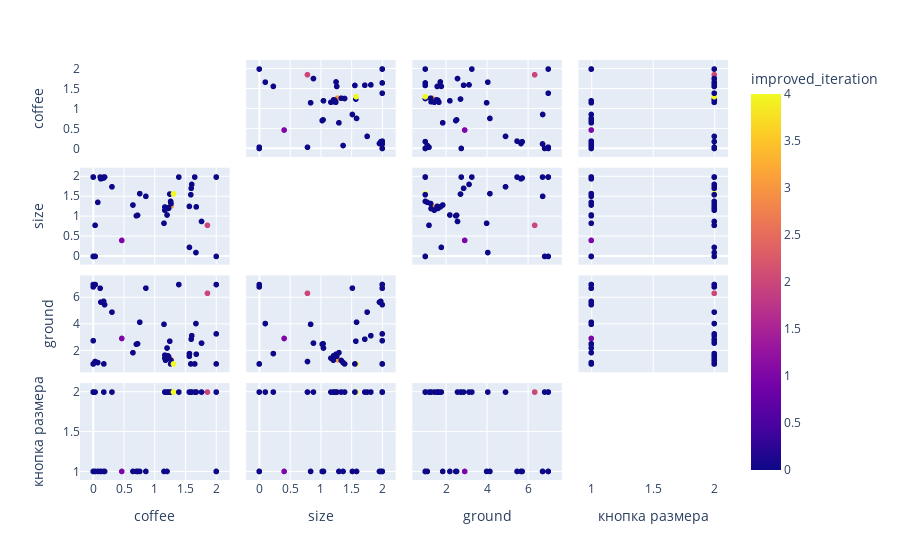

Here is the notebook cell this chart was saved with:
### Code cell
import plotly.express as px

fig = px.scatter_matrix(
    steps_df,
    dimensions=steps_df.columns[:-1],
    color="improved_iteration"
)
fig.update_traces(diagonal_visible=False)
fig.show()

### Figure 1 — Plotly figure (JSON) as saved in the notebook; plotly's stock layout.template omitted (floating-point values rounded to 4 significant figures)
{"data": [{"diagonal": {"visible": false}, "dimensions": [{"axis": {"matches": true}, "label": "coffee", "values": [0.4639, 0.7011, 1.857, 1.67, 1.564, 0.8555, 1.266, 1.15, 0.1688, 0.3043, 1.264, 1.258, 1.2, 1.225, 1.214, 1.165, 1.211, 1.175, 0.1845, 1.186, 0.1234, 1.164, 1.213, 0.7197, 2.0, 0.0, 2.0, 0.0, 0.0, 0.172, 0.02989, 0.0, 0.7562, 0.1123, 0.0, 2.0, 0.03181, 1.244, 1.305, 1.675, 1.761, 1.562, 1.602, 0.07334, 1.391, 0.6455, 1.592, 1.587, 1.65]}, {"axis": {"matches": true}, "label": "size", "values": [0.4042, 1.023, 0.7836, 0.09786, 0.2285, 1.514, 1.272, 0.8352, 1.976, 1.755, 1.333, 1.388, 1.044, 1.21, 1.227, 1.245, 1.211, 1.204, 2.0, 1.21, 1.955, 1.165, 1.214, 1.038, 2.0, 0.0, 2.0, 0.0, 2.0, 2.0, 0.7843, 2.0, 1.582, 2.0, 2.0, 0.0, 0.0, 1.571, 1.575, 1.249, 0.8808, 1.26, 1.815, 1.363, 2.0, 1.295, 1.717, 1.555, 2.0]}, {"axis": {"matches": true}, "label": "ground", "values": [2.924, 2.489, 6.338, 4.052, 1.781, 6.727, 1.324, 3.994, 5.729, 4.916, 1.261, 1.004, 2.201, 1.554, 1.612, 1.665, 1.612, 1.283, 5.479, 1.62, 5.671, 1.44, 1.592, 2.527, 7.0, 6.823, 3.273, 1.0, 7.0, 1.0, 1.182, 2.756, 4.153, 6.722, 1.0, 1.0, 7.0, 2.72, 1.0, 1.735, 2.574, 1.582, 3.135, 1.101, 7.0, 1.852, 2.87, 1.0, 1.0]}, {"axis": {"matches": true}, "label": "кнопка размера", "values": [1, 1, 2, 2, 2, 1, 2, 1, 1, 2, 2, 2, 1, 2, 2, 2, 2, 2, 1, 2, 1, 2, 2, 1, 1, 2, 2, 1, 2, 2, 2, 2, 1, 1, 1, 1, 1, 2, 2, 2, 2, 2, 2, 1, 2, 1, 2, 2, 2]}], "hovertemplate": "%{xaxis.title.text}=%{x}<br>%{yaxis.title.text}=%{y}<br>improved_iteration=%{marker.color}<extra></extra>", "legendgroup": "", "marker": {"color": [1, 0, 2, 0, 0, 0, 3, 0, 0, 0, 0, 0, 0, 0, 0, 0, 0, 0, 0, 0, 0, 0, 0, 0, 0, 0, 0, 0, 0, 0, 0, 0, 0, 0, 0, 0, 0, 0, 4, 0, 0, 0, 0, 0, 0, 0, 0, 0, 0], "coloraxis": "coloraxis", "symbol": "circle"}, "name": "", "showlegend": false, "type": "splom"}], "layout": {"coloraxis": {"colorbar": {"title": {"text": "improved_iteration"}}, "colorscale": [[0.0, "#0d0887"], [0.1111, "#46039f"], [0.2222, "#7201a8"], [0.3333, "#9c179e"], [0.4444, "#bd3786"], [0.5556, "#d8576b"], [0.6667, "#ed7953"], [0.7778, "#fb9f3a"], [0.8889, "#fdca26"], [1.0, "#f0f921"]]}, "dragmode": "select", "legend": {"tracegroupgap": 0}, "margin": {"t": 60}}}
